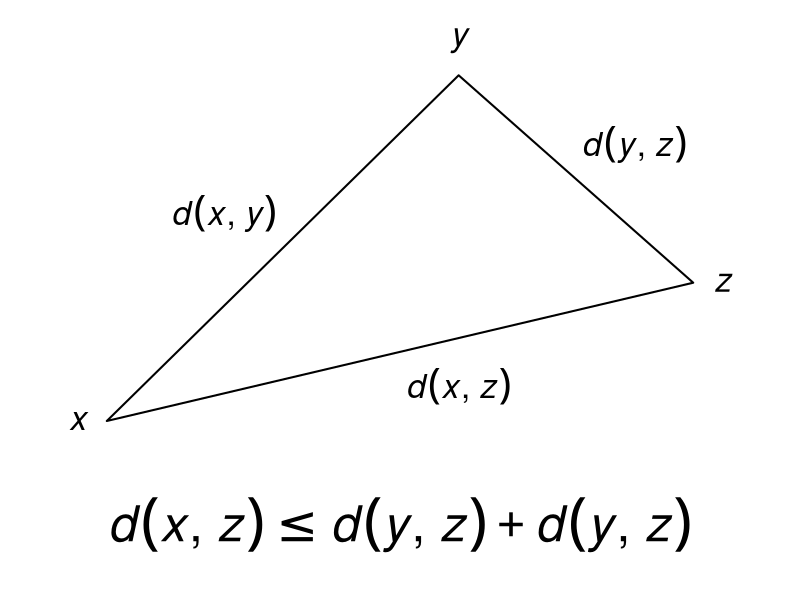
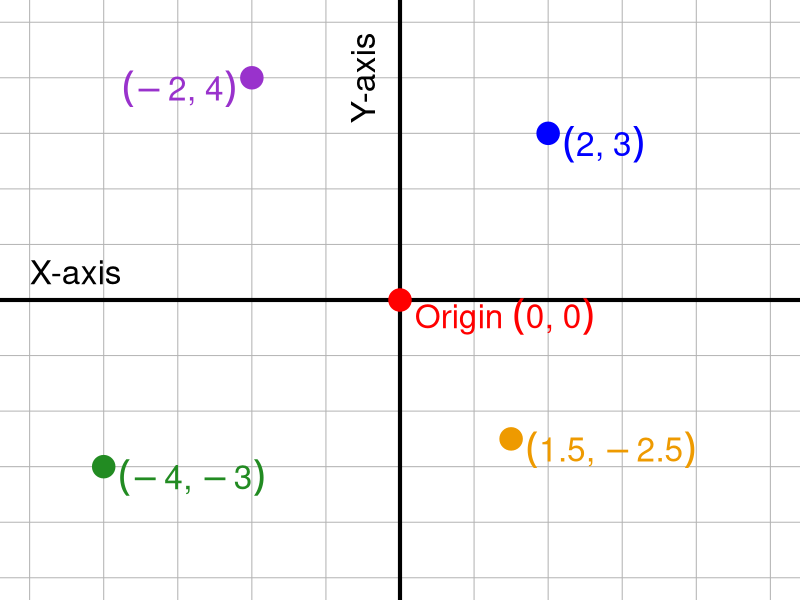
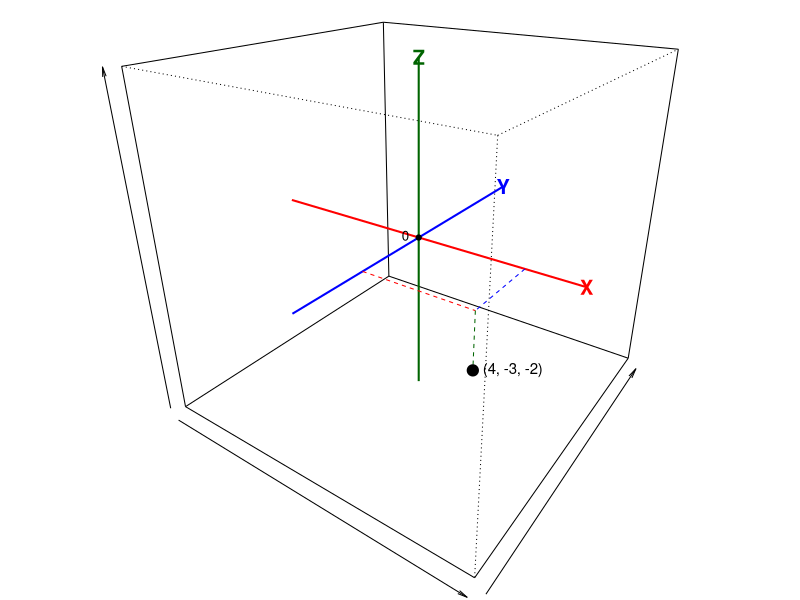
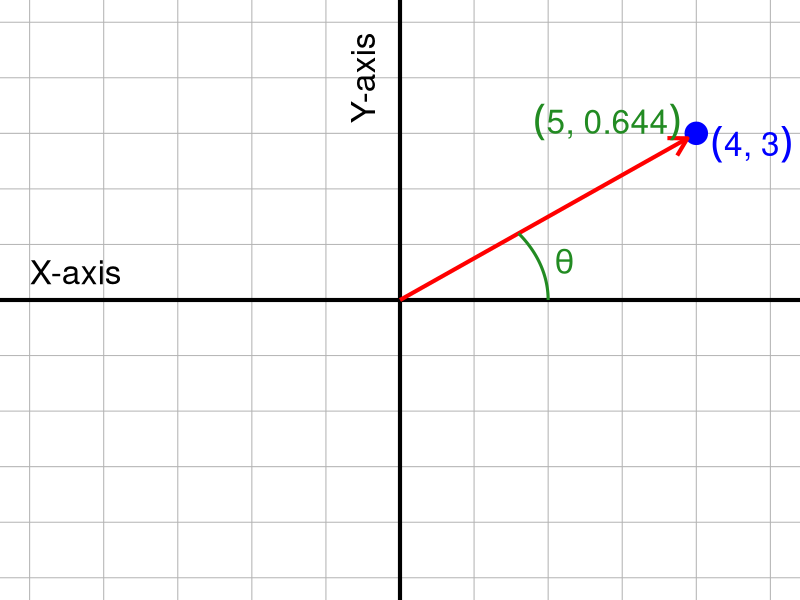
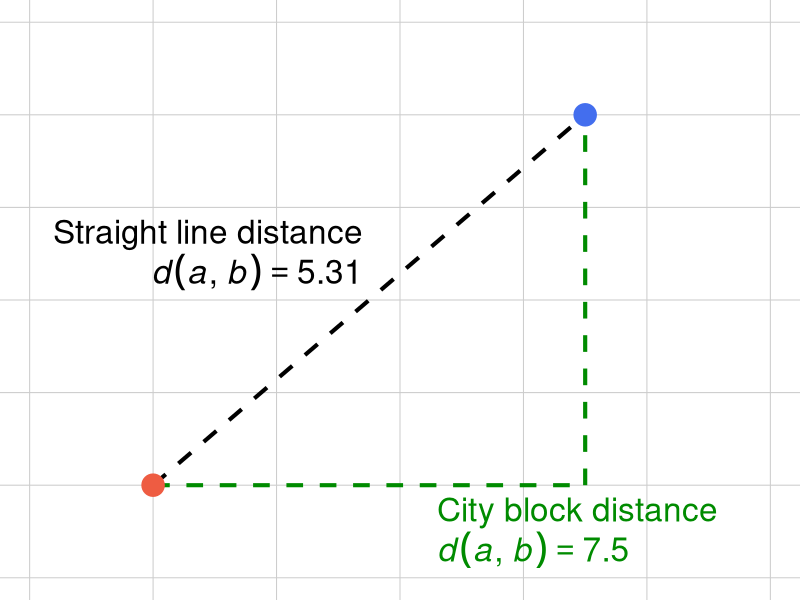
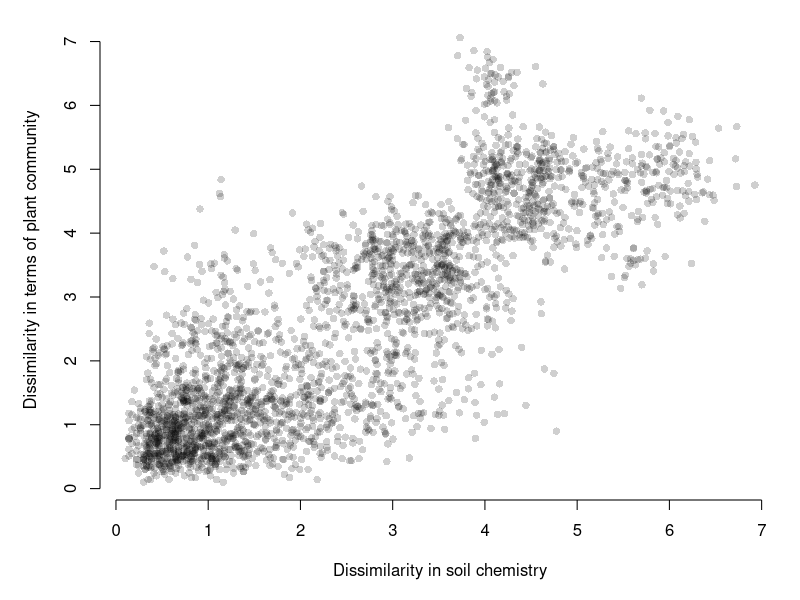
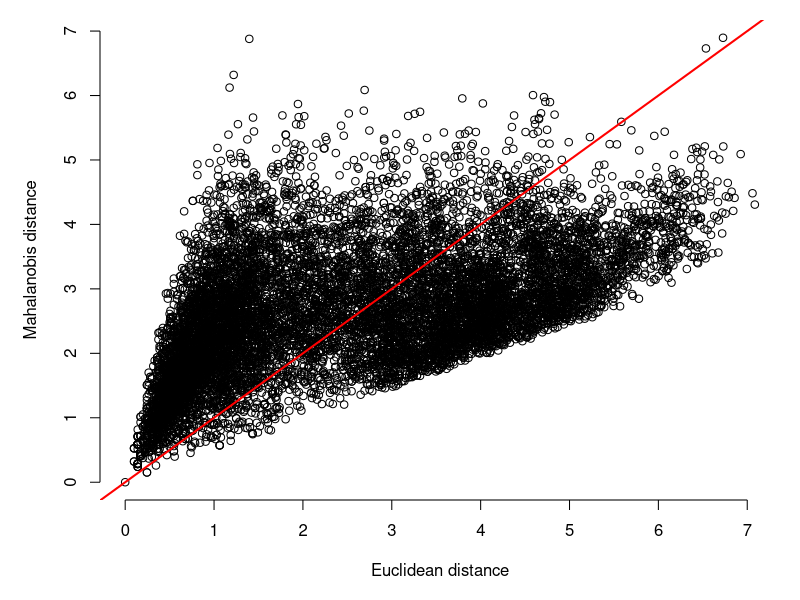

Reproduce these figures in R, in order.
## ---- chunk 1
#| echo: false
#| fig-width: 8
#| fig-height: 6

par(mar=c(1,1,1,1), mfrow=c(1,1), bty="n")
plot(2:9, 2:9, type="n", xlab="", ylab="",
     xlim=c(2.5,8.5), ylim=c(1,8.5), axes=FALSE)
polygon(x=c(3,6,8,3), y=c(3,8,5,3), border="black", lwd=2)
text(4,6, expression(italic(d)*(italic(x)*", "*italic(y))), cex=2, font=3)
text(7.5, 7, expression(italic(d)*(italic(y)*", "*italic(z))), cex=2, font=3)
text(6,3.5, expression(italic(d)*(italic(x)*", "*italic(z))), cex=2, font=3)
text(5.5, 1.5, expression(italic(d)*(italic(x)*", "*italic(z))<=italic(d)*(italic(y)*", "*italic(z))+italic(d)*(italic(y)*", "*italic(z))),
     cex=3)
text(c(2.75, 6, 8.25), c(3, 8.5, 5),
     c("x", "y", "z"), font=3, cex=2)
## ---- chunk 2
#| fig-width: 8
#| fig-height: 8
#| echo: false
#| label: fig-cartesian
#| fig-cap: "Four observations represented as points in two-dimensional Cartesian space, with their positions defined by X and Y coordinates relative to the origin (0, 0)."
#| fig-alt: "Cartesian coordinate plane showing the origin (0, 0) in red and four observations: purple at (−2, 4), blue at (2, 3), green at (−4, −3), and orange at (1.5, −2.5). The X and Y axes intersect at the origin, and a grid indicates coordinate units."

par(mar=c(0,0,0,0), mfrow=c(1,1), lend=1)
n <- 5
plot(1:10, type="n", xlim=c(-n, n), ylim=c(-n, n), axes=FALSE)
ns <- seq(-n, n, by=1)
segments(ns, -n*2, ns, n*2, col="grey70")
segments(-n*2, ns, n*2, ns, col="grey70")
segments(-n*2, 0, n*2, 0, lwd=4)
segments(0, n*2, 0, -n*2, lwd=4)
text(-n, 0.5, "X-axis", adj=0, cex=2)
text(-0.5, n-1, "Y-axis", cex=2, srt=90)
points(0, 0, pch=19, col="red", cex=3)
text(0.2, -0.3, expression(Origin~(0*", "*0)), adj=0, col="red", cex=2)
points(2,3, pch=19, col="blue", cex=3)
text(2+0.2,3-0.2, expression((2*", "*3)), adj=0, col="blue", cex=2)
points(-4, -3, pch=19, col="forestgreen", cex=3)
text(-4+0.2,-3-0.2, expression((-4*", "*-3)), adj=0, col="forestgreen", cex=2)
points(1.5, -2.5, pch=19, col="orange2", cex=3)
text(1.5+0.2,-2.5-0.2, expression((1.5*", "*-2.5)), adj=0, col="orange2", cex=2)
points(-2, 4, pch=19, col="darkorchid", cex=3)
text(-2-0.2,4-0.2, expression((-2*", "*4)), adj=1, col="darkorchid", cex=2)
## ---- chunk 3
#| fig-width: 8
#| fig-height: 8
#| echo: false
#| label: fig-cartesian2
#| fig-cap: "Three-dimensional Cartesian coordinate system showing the location of a point at (4, −3, −2). The X, Y, and Z axes intersect at the origin (0, 0, 0). Dashed lines illustrate the projection of the point along each coordinate axis."
#| fig-alt: "Three-dimensional coordinate system enclosed in a wireframe cube, with the X-axis in red, Y-axis in blue, and Z-axis in green, intersecting at the origin. A black point labeled (4, −3, −2) lies below the XY plane. Dashed red, blue, and green lines illustrate its position relative to the coordinate axes."

# Reduce margins
op <- par(mar = c(0, 0, 0, 0))

lim <- c(-6, 6)

# Create empty 3D coordinate system
pmat <- persp(lim, lim, matrix(0, 2, 2),
              xlim = lim, ylim = lim, zlim = lim,
              theta = 35, phi = 25,
              col = NA, border = NA,
              xlab = "", ylab = "", zlab = "",
              ticktype = "simple",
              box = TRUE,
              scale = FALSE,
              expand = 1)

# Helper for drawing 3D lines
line3d <- function(x, y, z, ...) {
  p <- trans3d(x, y, z, pmat)
  lines(p$x, p$y, ...)
}

# Three coordinate axes intersecting at origin
line3d(lim, c(0, 0), c(0, 0), lwd = 2, col = "red")
line3d(c(0, 0), lim, c(0, 0), lwd = 2, col = "blue")
line3d(c(0, 0), c(0, 0), lim, lwd = 2, col = "darkgreen")

# Label positive ends of axes
axis_label <- function(x, y, z, label, col) {
  p <- trans3d(x, y, z, pmat)
  text(p$x, p$y, label, col = col, font = 2, cex = 1.2)
}

axis_label(6, 0, 0, "X", "red")
axis_label(0, 6, 0, "Y", "blue")
axis_label(0, 0, 6, "Z", "darkgreen")

# Dashed projection lines
line3d(c(0, 4), c(-3, -3), c(0, 0),
       lty = 2, col = "red")
line3d(c(4, 4), c(0, -3), c(0, 0),
       lty = 2, col = "blue")
line3d(c(4, 4), c(-3, -3), c(0, -2),
       lty = 2, col = "darkgreen")

# Plot the point
p <- trans3d(4, -3, -2, pmat)
points(p$x, p$y, pch = 19, col = "black", cex = 1.5)
text(p$x, p$y, "(4, -3, -2)", pos = 4, cex = 0.9)

# Mark origin
p0 <- trans3d(0, 0, 0, pmat)
points(p0$x, p0$y, pch = 19, cex = 0.7)
text(p0$x, p0$y, "0", pos = 2, cex = 0.8)

par(op)
## ---- chunk 4
#| fig-width: 8
#| fig-height: 8
#| echo: false
#| label: fig-vector1
#| fig-cap: "Two-dimensional coordinate system illustrating the Cartesian and polar representations of a point. The point (4, 3) can also be expressed in polar coordinates as (5, 0.644), where 5 is the distance from the origin and 0.644 radians is the angle (θ) measured counterclockwise from the positive X-axis."
#| fig-alt: "Two-dimensional Cartesian coordinate system with a blue point at (4, 3). A red vector extends from the origin to the point, with a green arc marking the angle θ between the vector and the positive X-axis. The Cartesian coordinates (4, 3) are labeled in blue, and the equivalent polar coordinates (5, 0.644) are labeled in green."

par(mar=c(0,0,0,0), mfrow=c(1,1), lend=1)
n <- 5
plot(1:10, type="n", xlim=c(-n, n), ylim=c(-n, n), axes=FALSE)
ns <- seq(-n, n, by=1)
segments(ns, -n*2, ns, n*2, col="grey70")
segments(-n*2, ns, n*2, ns, col="grey70")
segments(-n*2, 0, n*2, 0, lwd=4)
segments(0, n*2, 0, -n*2, lwd=4)
text(-n, 0.5, "X-axis", adj=0, cex=2)
text(-0.5, n-1, "Y-axis", cex=2, srt=90)

points(4, 3, pch=19, col="blue", cex=3)
text(4+0.2, 3-0.2, expression((4*", "*3)), adj=0, col="blue", cex=2)
s <- 0.97
arrows(0, 0, 4*s, 3*s, length=0.2, lwd=4, col="red")
theta <- seq(0, atan2(3, 4), length.out = 100)

lines(2 * cos(theta), 2 * sin(theta),
      col = "forestgreen", lwd = 3)
text(2.2 * cos(mean(theta)),
     2.2 * sin(mean(theta)),
     expression(theta), adj=0, col="forestgreen", cex=2)

text(3.8, 3.2, expression((5*", "*0.644)), adj=1, cex=2, col="forestgreen")
## ---- chunk 5
#| fig-width: 8
#| fig-height: 8
#| echo: false
#| label: fig-distances
#| fig-cap: "Comparison of Euclidean (straight-line) and Manhattan (city-block) distances between two points in two-dimensional space. Euclidean distance measures the shortest distance between the points (5.31 units), while Manhattan distance sums the absolute differences along the two coordinate axes (7.5 units)."
#| fig-alt: "Two-dimensional coordinate grid showing a red point at the lower left and a blue point at the upper right. A black dashed diagonal line connects the points directly, representing Euclidean distance (5.31). Green dashed horizontal and vertical lines form a right-angle path between the points, representing Manhattan distance (7.5)."

par(mar=c(0,0,0,0), mfrow=c(1,1), lend=1)
n <- 3
plot(1:10, type="n", xlim=c(-n, n), ylim=c(-n, n), axes=FALSE)
ns <- seq(-n, n, by=1)
segments(ns, -n*2, ns, n*2, col="grey80")
segments(-n*2, ns, n*2, ns, col="grey80")
segments(-2, -2, 1.5, 2, lwd=4, lty=2)
segments(-2, -2, 1.5, -2, lwd=4, col="green4", lty=2)
segments(1.5, -2, 1.5, 2, lwd=4, col="green4", lty=2)
points(-2, -2, pch=19, cex=3, col="tomato2")
points(1.5,2, pch=19, cex=3, col="royalblue2")

text(-0.3, 0.7, "Straight line distance", adj=1, cex=2)
text(-0.3, 0.3, expression(italic(d)*(italic(a)*", "*italic(b))==5.31),
     adj=1, cex=2)
text(0.3, -2.3, "City block distance", adj=0, cex=2, col="green4")
text(0.3, -2.7, expression(italic(d)*(italic(a)*", "*italic(b))==7.5),
     adj=0, cex=2, col="green4")

## ---- chunk 6
library(vegan)

# small dataset
# 2 of each species in iris
# drop column 5 (species names)
x <- iris[c(1:2, 51:52, 101:102),1:4]

# calculate distance matrix
vegdist(x)
## ---- chunk 7
round(
    vegdist(x, diag=TRUE, upper=TRUE)
    ,2)
## ---- chunk 8
#| fig-width: 8
#| fig-height: 6
#| echo: false
#| label: fig-distvsdist
#| fig-cap: "Relationship between dissimilarity in soil chemistry and dissimilarity in plant community composition. Each point represents a pairwise comparison between two sites. Plant communities generally become more dissimilar as differences in soil chemistry increase, although considerable variation exists around this relationship."
#| fig-alt: "Scatterplot showing dissimilarity in soil chemistry on the X-axis and dissimilarity in plant community composition on the Y-axis, both ranging approximately from 0 to 7. Thousands of semitransparent gray points show a generally positive relationship, with dense clusters at low dissimilarities and a broad, upward-trending distribution at higher values."

x1 <- iris[seq(2, 150, by=2),-5]
x2 <- iris[seq(1, 149, by=2), -5]

d1 <- vegdist(x1, method="euclidean")
d2 <- vegdist(x2, method="euclidean")

par(mar=c(5,5,1,1), mfrow=c(1,1), bty="n")
plot(d1, d2, pch=16, col="#00000030",
     ylab="Dissimilarity in terms of plant community",
     xlab="Dissimilarity in soil chemistry")
## ---- chunk 9
# small dataset
# 2 of each species in iris
x <- iris[c(1:2, 51:52, 101:102),1:4]

# calculate distance matrix
dist.X <- vegdist(x, method="euclidean")

# inspect (2 decimal places for clarity)
round(dist.X, 2)
## ---- chunk 10
#| echo: false
silly <- read.csv("../datasets/silly-trait-matrix-example1.csv")
rownames(silly) <- silly$organism
silly$organism <- FALSE
## ---- chunk 11
vegdist(silly, method="manhattan")
## ---- chunk 12
# example dataset of species abundances 
# from package vegan
data(varespec)

# just need a few rows
x <- varespec[1:8,]

# convert to binary
# 1 = present; 0 = absent
x[x>0] <- 1

# calculate Jaccard distance
d <- vegdist(x, method="jaccard")

# round for clarity
round(d, 3)
## ---- chunk 13
# small dataset of abundances
x <- varespec[1:8,]

# calculate quantitative Jaccard distance
d1 <- vegdist(x, "jaccard")

# calculate Bray-Curtis and transform
d2 <- vegdist(x)
d2 <- (2*d2)/(1+d2)

# quantitative Jaccard
round(d1, 3)

# transformed Bray-Curtis
round(d2, 3)
## ---- chunk 14
# 2 observations per species in iris
# drop species column (5)
x <- iris[c(1,2,51, 52, 101, 102), -5]

# calculate distance
d <- vegdist(x, "mahalanobis")

# round and print
round(d, 3)
## ---- chunk 15
#| fig-width: 8
#| fig-height: 6
#| echo: false
#| label: fig-mahalanobis
#| fig-cap: "Comparison of Euclidean and Mahalanobis distances between pairs of observations in a multivariate dataset. Each point represents a pairwise comparison, with Euclidean distance on the X-axis and Mahalanobis distance on the Y-axis. The red line indicates where the two distances would be equal (1:1). Differences between the two measures arise because Mahalanobis distance accounts for the variances and covariances among variables."
#| fig-alt: "Scatterplot of Euclidean distance versus Mahalanobis distance, with both axes ranging approximately from 0 to 7. Thousands of overlapping black open circles form a broad, positively associated cloud. A red diagonal line represents equal distances under the two metrics. Points occur both above and below the line, indicating that Mahalanobis distances can be greater or smaller than Euclidean distances for the same pair of observations."
#| 
x <- iris[,-5]

d.mah <- vegdist(x, "mahalanobis")
d.euc <- vegdist(x, "euclidean")

par(mar=c(5,5,1,1))
plot(d.euc, d.mah,
     xlab="Euclidean distance",
     ylab="Mahalanobis distance")
abline(a=0, b=1, col="red", lwd=2)
## ---- chunk 16
# first few rows of a
# species abundance dataset
x <- varespec[1:8,]

# convert abundances to presence (1)
# and absence (0)
x[x>0] <- 1

# calculate Sørensen dissimilarity
d <- vegdist(x)

# round and present
round(d, 3)
## ---- chunk 17
# first few rows of a
# species abundance dataset
x <- varespec[1:8,]

# calculate Bray-Curtis dissimilarity
d <- vegdist(x)

# round and present
round(d, 3)
## ---- chunk 18
# first few rows of a
# species abundance dataset
x <- varespec[1:8,]
rownames(x) <- NULL

# blank out a few rows
x[2,] <- 0
x[4,] <- 0

# calculate Bray-Curtis dissimilarity
d <- vegdist(x)

# round and present
round(d, 3)
## ---- chunk 19
# first few rows of a
# species abundance dataset
x <- varespec[1:8,]
rownames(x) <- NULL

# blank out a few rows
x[2,] <- 0
x[4,] <- 0

# add a dummy variable with abundance 1 everywhere
x$dummy <- 1

# calculate Bray-Curtis dissimilarity
d <- vegdist(x)

# round and present
round(d, 3)
## ---- chunk 20
# first few rows of a
# species abundance dataset
x <- varespec[1:8,]
rownames(x) <- NULL

# blank out a few rows
x[2,] <- 0
x[4,] <- 0

# Hellinger transformation
totals <- rowSums(x)
totals[totals==0] <- 1
x.hel <- sqrt(sweep(as.matrix(x), 1, totals, "/"))

# calculate Euclidean distance on transformed matrix
d <- vegdist(x.hel, method="euclidean")

# round and print
round(d,3)
